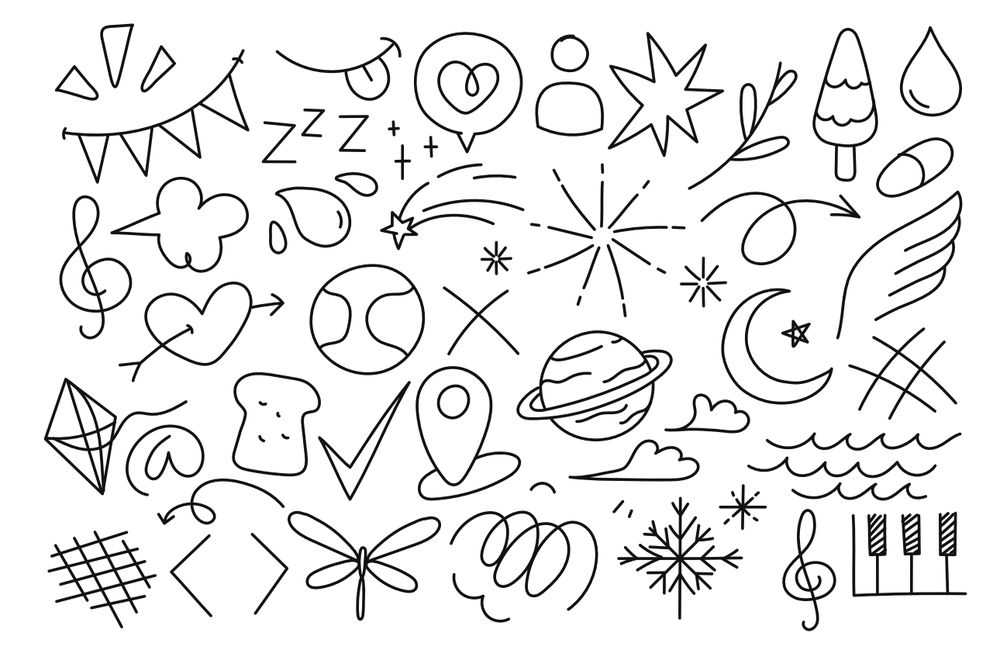
#> input picture doodle.png, 1000 x 650 px, shrunk from 1290 x 838 before the run
$ python doddle1.py
#> lines starting #> are read from the running program, lines starting #| are printed output that depends on the picture; after the words box and inside, x2 and y2 are one past the last pixel; in counts of white or black regions, pixels touching at a corner belong together
import cv2
import numpy as np

def smooth_contours(image, contours):
    """Smooth the contours by applying a Gaussian blur."""
    # Create a mask for drawing the contours
    mask = np.zeros_like(image)
    cv2.drawContours(mask, contours, -1, (255, 255, 255), thickness=cv2.FILLED)

    # Apply Gaussian blur to the mask
    blurred_mask = cv2.GaussianBlur(mask, (5, 5), 0)

    # Combine the blurred mask with the original image
    smoothed_image = cv2.addWeighted(image, 0.5, blurred_mask, 0.5, 0)
    return smoothed_image

def detect_shapes(image_path):
    # Read the image
#> called with image_path = './doodle.png'
    image = cv2.imread(image_path)
#> image is the input picture: shape (650, 1000, 3); mean B, G, R 234.2, 234.2, 234.1
    gray = cv2.cvtColor(image, cv2.COLOR_BGR2GRAY)
    blurred = cv2.GaussianBlur(gray, (5, 5), 0)
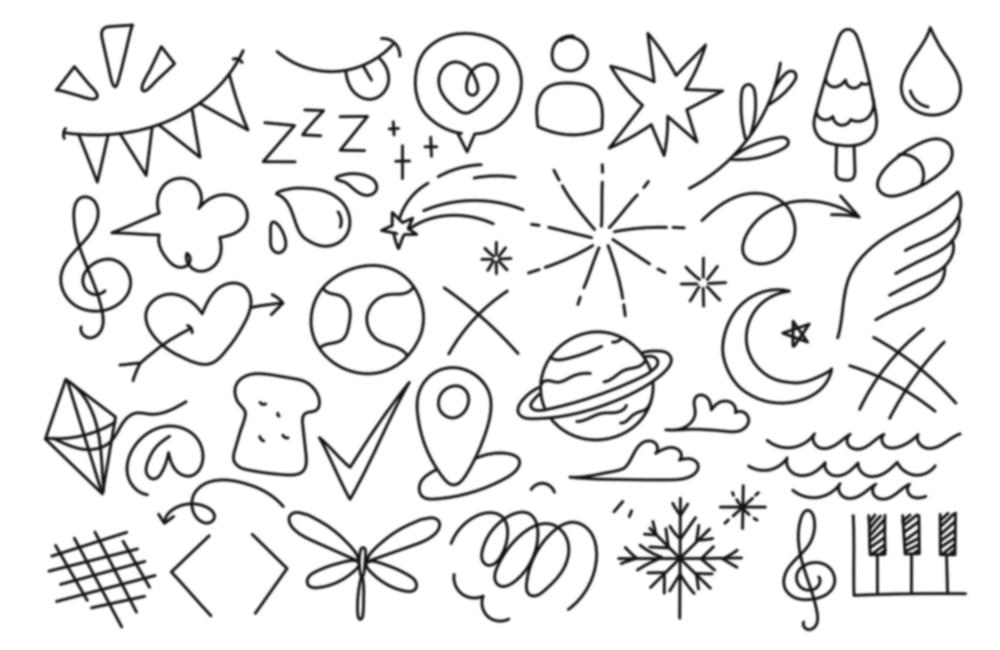
#> blurred: shape (650, 1000); min 18, max 255, mean 234.2

    # Edge detection
    edges = cv2.Canny(blurred, 50, 150)
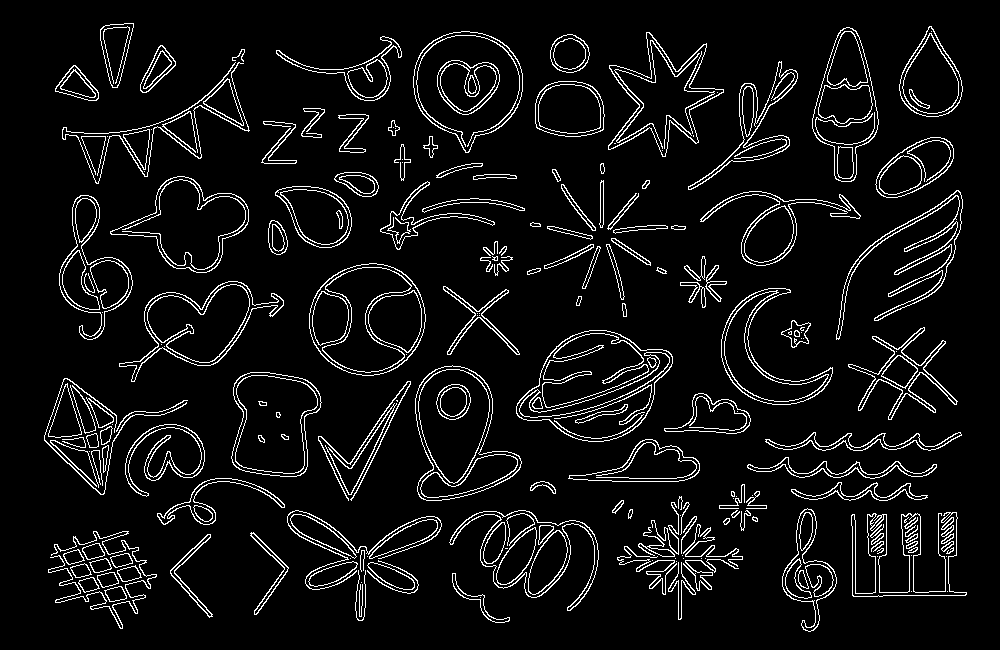
#> edges: shape (650, 1000); 6.7% white in thin lines or dots, all inside (x1, y1, x2, y2) = (44, 23, 967, 632)

    # Find contours
    contours, _ = cv2.findContours(edges.copy(), cv2.RETR_EXTERNAL, cv2.CHAIN_APPROX_SIMPLE)
#> contours = 177 contours, 56 with area under 20; largest, box (x1, y1, x2, y2) and area: (516, 330, 673, 442) 11406, (309, 263, 426, 376) 10148, (415, 365, 522, 501) 9345, (413, 31, 523, 153) 9267, (231, 372, 322, 477) 7260

    # Create an image for results
    result_image = np.zeros_like(image)
    completed_image = image.copy()

    # Initialize counts
    symmetric_count = 0
    completed_count = 0
    regularized_count = 0

    for contour in contours:
        # Create a mask for the current contour
        mask = np.zeros_like(gray)
        cv2.drawContours(mask, [contour], -1, 255, cv2.FILLED)

        # Regularize the shape (approximate to a polygon)
        epsilon = 0.01 * cv2.arcLength(contour, True)  # Reduced epsilon for better approximation
        approx_curve = cv2.approxPolyDP(contour, epsilon, True)

        # Draw the approximated (regularized) curve on the mask
        cv2.drawContours(mask, [approx_curve], -1, 255, cv2.FILLED)

        # Find the contours of the regularized shape
        regularized_contours, _ = cv2.findContours(mask, cv2.RETR_EXTERNAL, cv2.CHAIN_APPROX_SIMPLE)

        # Draw the regularized contours on the result image
        cv2.drawContours(result_image, regularized_contours, -1, (255, 255, 255), 2)
        regularized_count += 1

        # Check for symmetry by flipping the ROI
        x, y, w, h = cv2.boundingRect(approx_curve)
        roi = gray[y:y+h, x:x+w]

        # Ensure the ROI is not empty
        if roi.size == 0:
            continue

        roi_flipped_horizontally = cv2.flip(roi, 1)
        roi_flipped_vertically = cv2.flip(roi, 0)

        horizontal_symmetry = np.sum(roi == roi_flipped_horizontally) / roi.size
        vertical_symmetry = np.sum(roi == roi_flipped_vertically) / roi.size

        if horizontal_symmetry > 0.9 or vertical_symmetry > 0.9:
            symmetric_count += 1
            cv2.drawContours(result_image, regularized_contours, -1, (0, 255, 0), 2)
            cv2.drawContours(completed_image, regularized_contours, -1, (0, 255, 0), 2)

        # Complete incomplete curves using inpainting
        mask = np.zeros_like(gray)
        cv2.drawContours(mask, regularized_contours, -1, 255, 1)
        completed_image = cv2.inpaint(completed_image, mask, inpaintRadius=10, flags=cv2.INPAINT_TELEA)
        completed_count += 1
#> this loop made 177 passes
#> (epsilon, x, y, w, h, roi, roi_flipped_horizontally, roi_flipped_vertically) on passes 1, 2, 5, 14, 16, 19, 20, 21, 22, 23, 25, 26: (0, 947, 591, 1, 1, [2], [2], [2]), (0, 911, 591, 1, 1, [5], [5], [5]), (0, 361, 582, 1, 1, [164], [164], [164]), (0, 676, 561, 1, 1, [17], [17], [17]), (0, 652, 560, 1, 1, [35], [35], [35]), (0, 705, 558, 1, 1, [8], [8], [8]), (0, 701, 558, 1, 1, [20], [20], [20]), (0, 683, 558, 1, 1, [11], [11], [11]), (0, 675, 558, 1, 1, [8], [8], [8]), (0, 350, 558, 1, 1, [28], [28], [28]), (0, 946, 556, 1, 1, [11], [11], [11]), (0, 877, 556, 1, 1, [10], [10], [10])
#> (epsilon, x, y, w, h, horizontal_symmetry, vertical_symmetry) on passes 3, 4, 6, 7, 8, 9: (0.64, 104, 586, 23, 16, 0.299, 0.288), (1.32, 359, 584, 4, 33, 0, 0.182), (0.603, 78, 577, 22, 16, 0.256, 0.284), (1.9, 452, 573, 58, 50, 0.6, 0.603), (0.626, 97, 572, 22, 16, 0.318, 0.335), (2.18, 355, 570, 11, 51, 0.162, 0.0695)
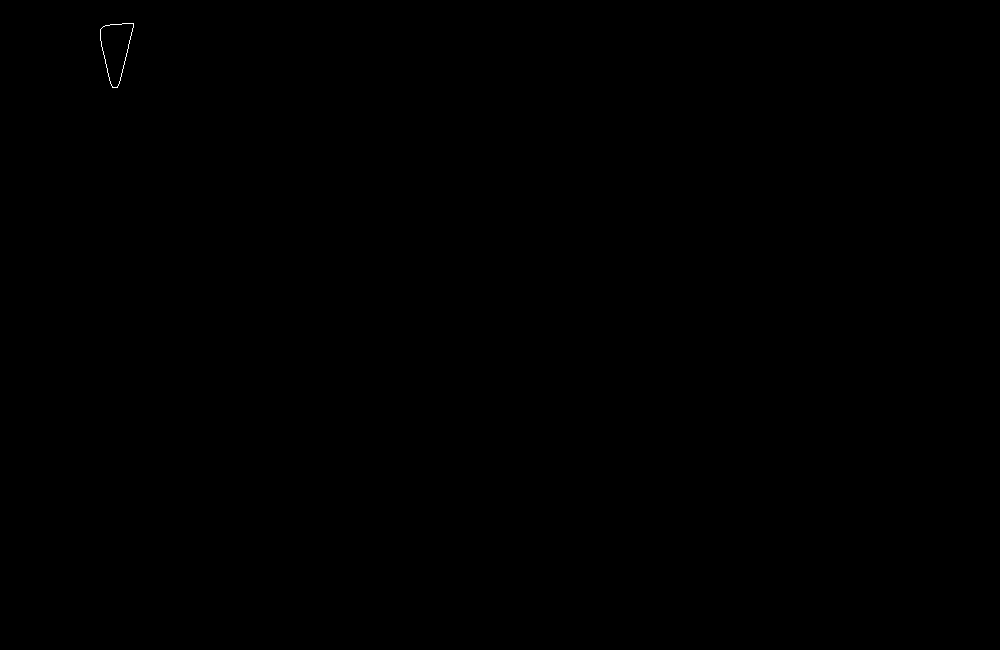
#> mask: shape (650, 1000); 0.02% white in thin lines or dots, all inside (x1, y1, x2, y2) = (100, 23, 134, 88)
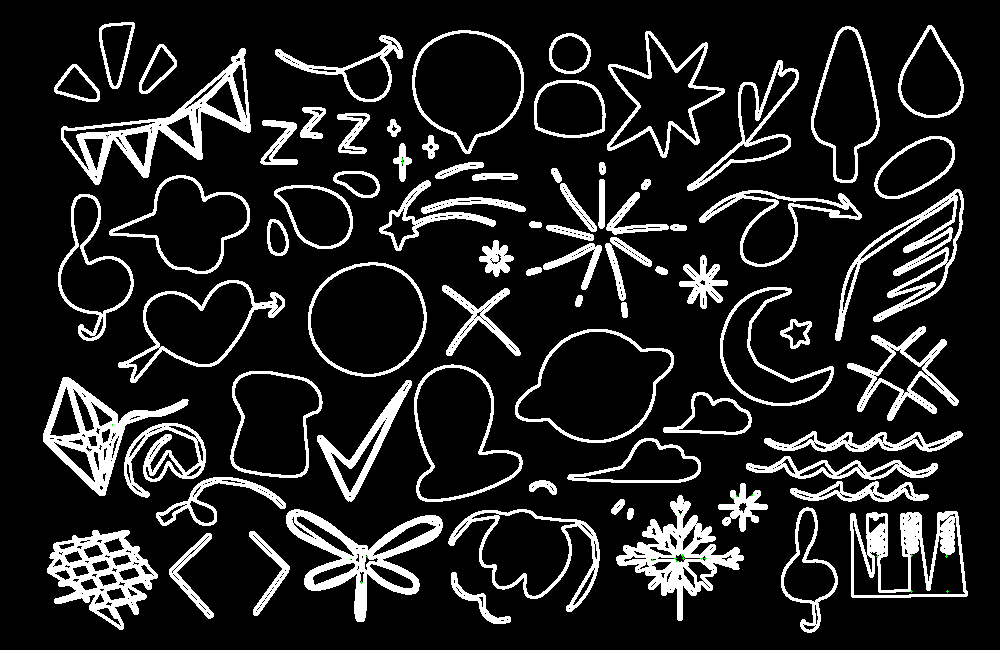
#> result_image: shape (650, 1000, 3); mean B, G, R 35.9, 35.9, 35.9
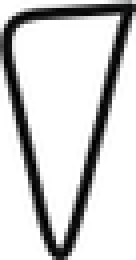
#> roi: shape (65, 34) (shown 4 times larger); min 0, max 255, mean 206.9

    # Smooth the contours in the result image
    smoothed_result_image = smooth_contours(result_image, regularized_contours)
#> in smooth_contours, `cv2.drawContours(mask, contours, -1, (255, 255, 255), thickness=cv2.FI..`:
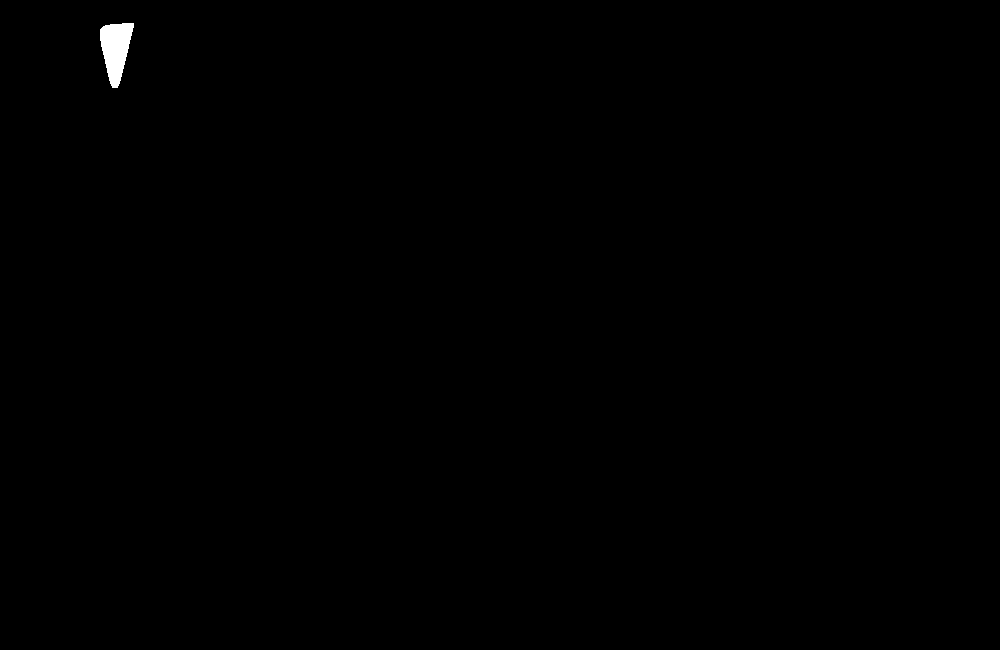
#> mask: shape (650, 1000, 3); 0.22% white; 1 white region, box (x1, y1, x2, y2) and area: (100, 23, 134, 88) 1424
#> in smooth_contours, `smoothed_image = cv2.addWeighted(image, 0.5, blurred_mask, 0.5, 0)`:
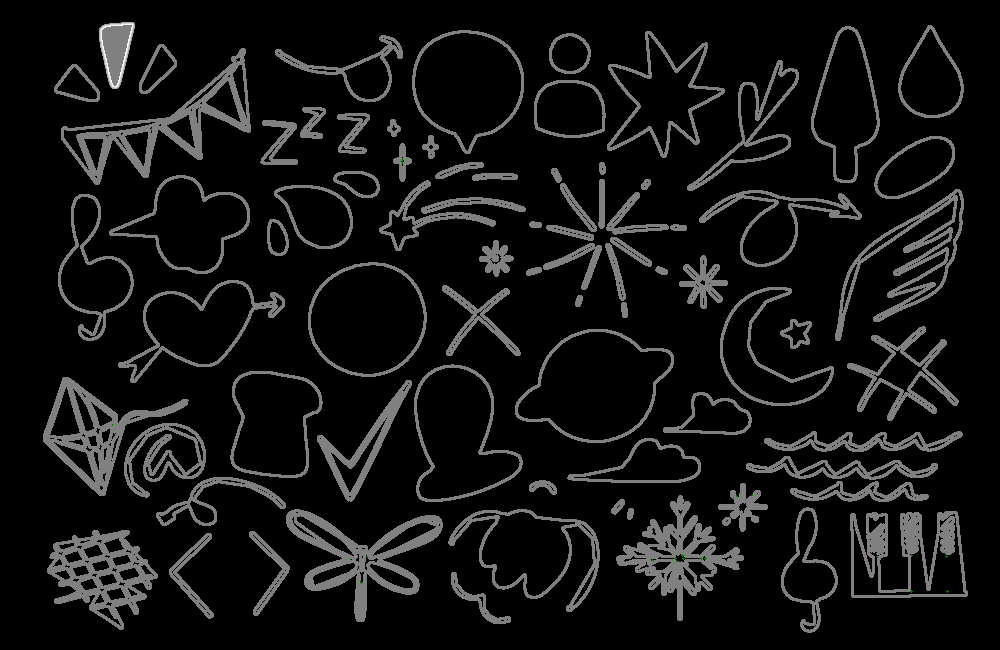
#> smoothed_image: shape (650, 1000, 3); mean B, G, R 18.3, 18.3, 18.3

    # Print the number of symmetric, completed, and regularized shapes
    print(f"Number of symmetric shapes detected: {symmetric_count}")
#| Number of symmetric shapes detected: 26
    print(f"Number of completed shapes: {completed_count}")
#| Number of completed shapes: 177
    print(f"Number of regularized shapes: {regularized_count}")
#| Number of regularized shapes: 177

    # Display the results
    cv2.imshow("Original Image", image)
    cv2.imshow("Edges", edges)
    cv2.imshow("Regularized and Smoothed Detection", smoothed_result_image)
    cv2.imshow("Completed Shapes", completed_image)
    cv2.waitKey(0)
    cv2.destroyAllWindows()

# Main function
if __name__ == "__main__":
    image_path = "./doodle.png"  # Replace with your image path
    detect_shapes(image_path)
